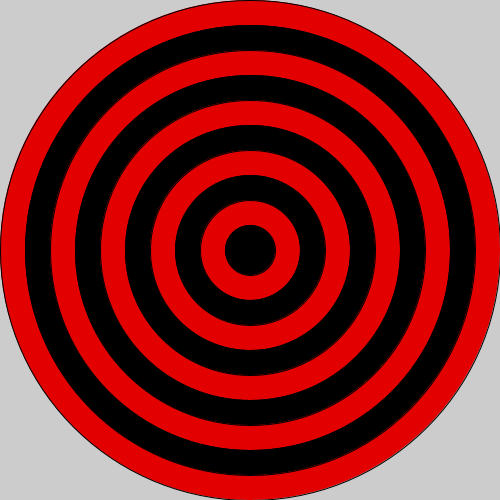
Frame 1 (no input)
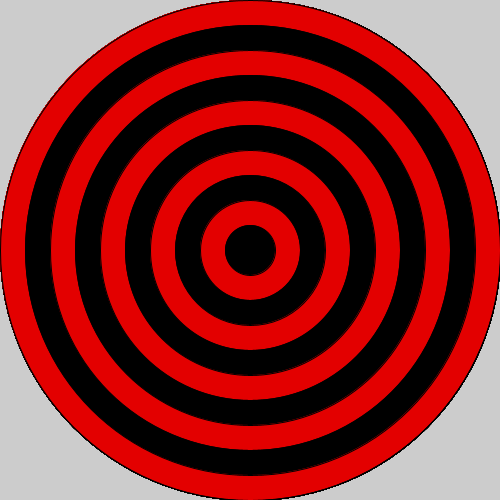
Frame 60 (the mouse pressed at the canvas centre just before this capture)
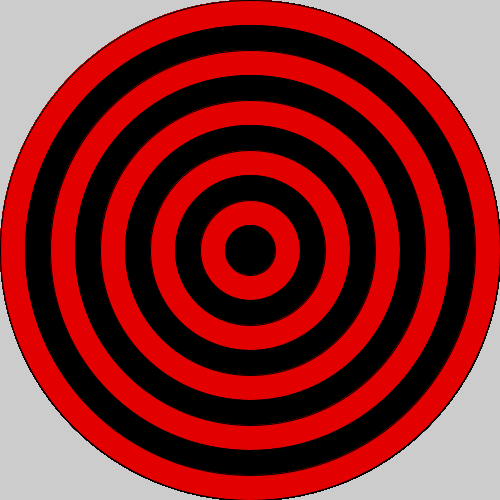
Frame 120 (the mouse held since frame 60 and released just before this capture)

The Processing sketch that drew these frames (run headless with seeded random() and noise(); from frame 60 on, the mouse is pressed at the canvas centre):

// Processing sketch: bullseye
// ── bullseye.pde

void setup() {
 
  // set the size of your sketch
  size(500,500);
}

void draw() {
  
  //Starting with the largest ellipse, use a for loop to draw a bullseye with ellipses.
  for(int i = 10; i > 0; i--){
    if(i%2==0){
   fill(#E30000);
    }
  else{
 fill(0);
  }
  
    ellipse(250,250,i*50,i*50);
    
  //Use an if statement and modulo to alternate the color of your rings.
  

    
  }
  

}
